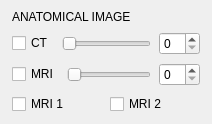
                                  <widget class="QFrame" name="cardObliqueAnatomical">
                                   <property name="frameShape">
                                    <enum>QFrame::Shape::NoFrame</enum>
                                   </property>
                                   <layout class="QVBoxLayout" name="cardObliqueAnatomicalLayout">
                                    <property name="spacing">
                                     <number>8</number>
                                    </property>
                                    <property name="leftMargin">
                                     <number>12</number>
                                    </property>
                                    <property name="topMargin">
                                     <number>10</number>
                                    </property>
                                    <property name="rightMargin">
                                     <number>12</number>
                                    </property>
                                    <property name="bottomMargin">
                                     <number>10</number>
                                    </property>
                                    <item>
                                     <widget class="QLabel" name="lblObliqueAnatomicalCard">
                                      <property name="text">
                                       <string>ANATOMICAL IMAGE</string>
                                      </property>
                                     </widget>
                                    </item>
                                    <item>
                                     <layout class="QHBoxLayout" name="horizontalLayout_2">
                                      <property name="spacing">
                                       <number>8</number>
                                      </property>
                                      <item>
                                       <widget class="QCheckBox" name="chk_obliqueSlice_CT">
                                        <property name="text">
                                         <string>CT</string>
                                        </property>
                                       </widget>
                                      </item>
                                      <item>
                                       <widget class="QSlider" name="horizontalSlider_obliqueSlice_CT">
                                        <property name="orientation">
                                         <enum>Qt::Orientation::Horizontal</enum>
                                        </property>
                                       </widget>
                                      </item>
                                      <item>
                                       <widget class="QSpinBox" name="spinBox_obliqueSlice_CT"/>
                                      </item>
                                     </layout>
                                    </item>
                                    <item>
                                     <layout class="QHBoxLayout" name="horizontalLayout_37">
                                      <property name="spacing">
                                       <number>8</number>
                                      </property>
                                      <item>
                                       <widget class="QCheckBox" name="chk_obliqueSlice_MRI">
                                        <property name="text">
                                         <string>MRI</string>
                                        </property>
                                       </widget>
                                      </item>
                                      <item>
                                       <widget class="QSlider" name="horizontalSlider_obliqueSlice_MRI">
                                        <property name="orientation">
                                         <enum>Qt::Orientation::Horizontal</enum>
                                        </property>
                                       </widget>
                                      </item>
                                      <item>
                                       <widget class="QSpinBox" name="spinBox_obliqueSlice_MRI"/>
                                      </item>
                                     </layout>
                                    </item>
                                    <item>
                                     <layout class="QHBoxLayout" name="horizontalLayout_80">
                                      <property name="spacing">
                                       <number>8</number>
                                      </property>
                                      <item>
                                       <widget class="QCheckBox" name="checkBox_ObliqueSlice_T1">
                                        <property name="text">
                                         <string>MRI 1</string>
                                        </property>
                                       </widget>
                                      </item>
                                      <item>
                                       <widget class="QCheckBox" name="checkBox_ObliqueSlice_T2">
                                        <property name="text">
                                         <string>MRI 2</string>
                                        </property>
                                       </widget>
                                      </item>
                                     </layout>
                                    </item>
                                   </layout>
                                  </widget>
